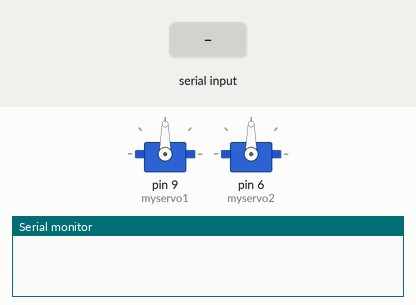
This sketch was run on a simulated Arduino Uno, built with avr-gcc and run on an emulated ATmega328P. On the bench: 2 × servo, the last lines printed to the serial monitor. The inputs (shaded band) are chosen by the test bench.

Above: at 1.2 s.
1.3 s: "1" received over the second serial link
At 1.8 s:
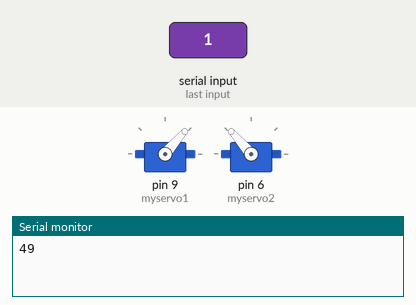
2.8 s: "0" received over the second serial link
At 4.2 s:
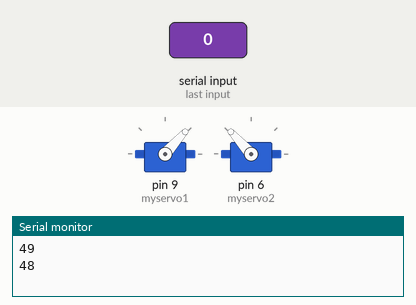
Timing chart, 0 to 5.8 s (numbered marks = the images above; inputs shaded):
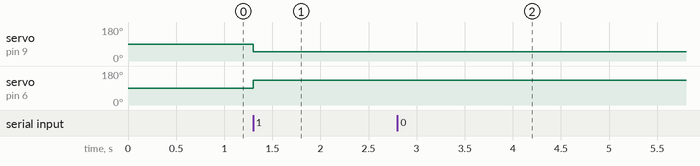

Measured:
- after the input at 1.3 s, servo on pin 9 (myservo1): 90° → 49° at once; servo on pin 6 (myservo2): 90° → 131° at once
- after the input at 2.8 s, servo on pin 9 (myservo1): 49° → 48° at once; servo on pin 6 (myservo2): 131° → 132° at once

The sketch:

ArduinoCode.ino
```cpp
#include <SoftwareSerial.h> // TX RX software library for bluetooth

#include <Servo.h> // servo library
Servo myservo1; // servo1 name
Servo myservo2; // servo2 name

int bluetoothTx = 10; // bluetooth tx to 10 pin
int bluetoothRx = 11; // bluetooth rx to 11 pin

SoftwareSerial bluetooth(bluetoothTx, bluetoothRx);

void setup()
{
  myservo1.attach(9); // attach servo1 signal wire to pin 9
  myservo2.attach(6); // attach servo2 signal wire to pin 6
  //Setup usb serial connection to computer
  Serial.begin(9600);

  //Setup Bluetooth serial connection to android
  bluetooth.begin(9600);
}

void loop()
{
  //Read from bluetooth and write to usb serial
  if(bluetooth.available()> 0 ) // receive number from bluetooth
  {
    int servopos = bluetooth.read(); // save the received number to servopos
    Serial.println(servopos); // serial print servopos current number received from bluetooth
    myservo1.write(servopos); // roate the servo1 the angle received from the android app
    myservo2.write(180-servopos); // roate the servo2 the angle received from the android app
  }
}
```
